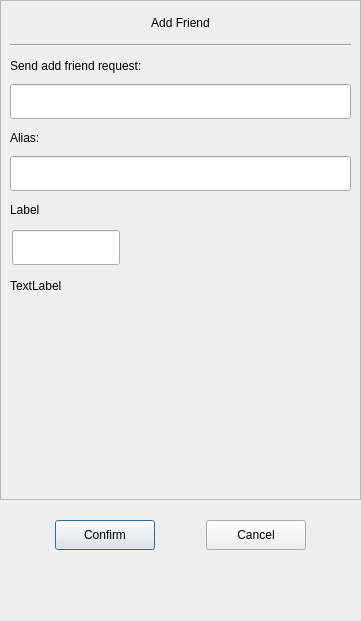
<?xml version="1.0" encoding="UTF-8"?>
<ui version="4.0">
 <class>ApplyFriend</class>
 <widget class="QDialog" name="ApplyFriend">
  <property name="geometry">
   <rect>
    <x>0</x>
    <y>0</y>
    <width>361</width>
    <height>621</height>
   </rect>
  </property>
  <property name="minimumSize">
   <size>
    <width>361</width>
    <height>621</height>
   </size>
  </property>
  <property name="maximumSize">
   <size>
    <width>361</width>
    <height>621</height>
   </size>
  </property>
  <property name="windowTitle">
   <string>Dialog</string>
  </property>
  <layout class="QVBoxLayout" name="verticalLayout">
   <property name="spacing">
    <number>0</number>
   </property>
   <property name="leftMargin">
    <number>0</number>
   </property>
   <property name="topMargin">
    <number>0</number>
   </property>
   <property name="rightMargin">
    <number>0</number>
   </property>
   <property name="bottomMargin">
    <number>0</number>
   </property>
   <item>
    <widget class="QScrollArea" name="scrollArea">
     <property name="minimumSize">
      <size>
       <width>0</width>
       <height>500</height>
      </size>
     </property>
     <property name="widgetResizable">
      <bool>true</bool>
     </property>
     <widget class="QWidget" name="scrollcontent">
      <property name="geometry">
       <rect>
        <x>0</x>
        <y>0</y>
        <width>359</width>
        <height>498</height>
       </rect>
      </property>
      <layout class="QVBoxLayout" name="verticalLayout_6">
       <property name="spacing">
        <number>0</number>
       </property>
       <property name="leftMargin">
        <number>0</number>
       </property>
       <property name="rightMargin">
        <number>0</number>
       </property>
       <item>
        <widget class="QLabel" name="apply_lb">
         <property name="minimumSize">
          <size>
           <width>0</width>
           <height>25</height>
          </size>
         </property>
         <property name="maximumSize">
          <size>
           <width>16777215</width>
           <height>25</height>
          </size>
         </property>
         <property name="text">
          <string>Add Friend</string>
         </property>
         <property name="alignment">
          <set>Qt::AlignmentFlag::AlignCenter</set>
         </property>
        </widget>
       </item>
       <item>
        <widget class="QWidget" name="apply_wid" native="true">
         <layout class="QVBoxLayout" name="verticalLayout_2">
          <item>
           <widget class="Line" name="h_line">
            <property name="orientation">
             <enum>Qt::Orientation::Horizontal</enum>
            </property>
           </widget>
          </item>
          <item>
           <widget class="QLabel" name="label">
            <property name="minimumSize">
             <size>
              <width>0</width>
              <height>25</height>
             </size>
            </property>
            <property name="maximumSize">
             <size>
              <width>16777215</width>
              <height>25</height>
             </size>
            </property>
            <property name="text">
             <string>Send add friend request:</string>
            </property>
           </widget>
          </item>
          <item>
           <widget class="CustomizedEdit" name="name_ed">
            <property name="minimumSize">
             <size>
              <width>0</width>
              <height>35</height>
             </size>
            </property>
            <property name="maximumSize">
             <size>
              <width>16777215</width>
              <height>35</height>
             </size>
            </property>
           </widget>
          </item>
          <item>
           <widget class="QLabel" name="label_2">
            <property name="minimumSize">
             <size>
              <width>0</width>
              <height>25</height>
             </size>
            </property>
            <property name="maximumSize">
             <size>
              <width>16777215</width>
              <height>25</height>
             </size>
            </property>
            <property name="text">
             <string>Alias:</string>
            </property>
           </widget>
          </item>
          <item>
           <widget class="CustomizedEdit" name="back_ed">
            <property name="minimumSize">
             <size>
              <width>0</width>
              <height>35</height>
             </size>
            </property>
            <property name="maximumSize">
             <size>
              <width>16777215</width>
              <height>35</height>
             </size>
            </property>
           </widget>
          </item>
          <item>
           <widget class="QLabel" name="label_3">
            <property name="minimumSize">
             <size>
              <width>0</width>
              <height>25</height>
             </size>
            </property>
            <property name="maximumSize">
             <size>
              <width>16777215</width>
              <height>25</height>
             </size>
            </property>
            <property name="text">
             <string>Label</string>
            </property>
           </widget>
          </item>
          <item>
           <widget class="QWidget" name="lb_group_wid" native="true">
            <property name="minimumSize">
             <size>
              <width>0</width>
              <height>50</height>
             </size>
            </property>
            <layout class="QVBoxLayout" name="verticalLayout_4">
             <property name="spacing">
              <number>0</number>
             </property>
             <property name="leftMargin">
              <number>0</number>
             </property>
             <property name="topMargin">
              <number>0</number>
             </property>
             <property name="rightMargin">
              <number>0</number>
             </property>
             <property name="bottomMargin">
              <number>0</number>
             </property>
             <item>
              <widget class="QWidget" name="gridWidget" native="true">
               <property name="minimumSize">
                <size>
                 <width>0</width>
                 <height>40</height>
                </size>
               </property>
               <property name="maximumSize">
                <size>
                 <width>16777215</width>
                 <height>40</height>
                </size>
               </property>
               <widget class="CustomizedEdit" name="lb_ed">
                <property name="geometry">
                 <rect>
                  <x>2</x>
                  <y>2</y>
                  <width>108</width>
                  <height>35</height>
                 </rect>
                </property>
                <property name="minimumSize">
                 <size>
                  <width>0</width>
                  <height>0</height>
                 </size>
                </property>
                <property name="maximumSize">
                 <size>
                  <width>16777215</width>
                  <height>35</height>
                 </size>
                </property>
               </widget>
              </widget>
             </item>
             <item>
              <widget class="QWidget" name="input_tip_wid" native="true">
               <property name="minimumSize">
                <size>
                 <width>0</width>
                 <height>35</height>
                </size>
               </property>
               <layout class="QVBoxLayout" name="verticalLayout_5">
                <property name="spacing">
                 <number>0</number>
                </property>
                <property name="leftMargin">
                 <number>0</number>
                </property>
                <property name="topMargin">
                 <number>0</number>
                </property>
                <property name="rightMargin">
                 <number>0</number>
                </property>
                <property name="bottomMargin">
                 <number>0</number>
                </property>
                <item>
                 <widget class="ClickedOnceLabel" name="tip_lb">
                  <property name="text">
                   <string>TextLabel</string>
                  </property>
                  <property name="alignment">
                   <set>Qt::AlignmentFlag::AlignLeading|Qt::AlignmentFlag::AlignLeft|Qt::AlignmentFlag::AlignVCenter</set>
                  </property>
                 </widget>
                </item>
               </layout>
              </widget>
             </item>
            </layout>
           </widget>
          </item>
          <item>
           <widget class="QWidget" name="widget" native="true">
            <property name="minimumSize">
             <size>
              <width>0</width>
              <height>60</height>
             </size>
            </property>
            <property name="maximumSize">
             <size>
              <width>16777215</width>
              <height>16777215</height>
             </size>
            </property>
            <layout class="QHBoxLayout" name="horizontalLayout">
             <property name="leftMargin">
              <number>0</number>
             </property>
             <property name="topMargin">
              <number>0</number>
             </property>
             <property name="rightMargin">
              <number>0</number>
             </property>
             <property name="bottomMargin">
              <number>0</number>
             </property>
             <item>
              <widget class="QWidget" name="lb_list" native="true">
               <property name="minimumSize">
                <size>
                 <width>287</width>
                 <height>50</height>
                </size>
               </property>
               <property name="maximumSize">
                <size>
                 <width>287</width>
                 <height>16777215</height>
                </size>
               </property>
              </widget>
             </item>
             <item>
              <widget class="QWidget" name="more_lb_wid" native="true">
               <property name="minimumSize">
                <size>
                 <width>30</width>
                 <height>0</height>
                </size>
               </property>
               <property name="maximumSize">
                <size>
                 <width>30</width>
                 <height>16777215</height>
                </size>
               </property>
               <layout class="QVBoxLayout" name="verticalLayout_3">
                <property name="leftMargin">
                 <number>2</number>
                </property>
                <property name="topMargin">
                 <number>2</number>
                </property>
                <property name="rightMargin">
                 <number>2</number>
                </property>
                <property name="bottomMargin">
                 <number>2</number>
                </property>
                <item>
                 <spacer name="verticalSpacer_2">
                  <property name="orientation">
                   <enum>Qt::Orientation::Vertical</enum>
                  </property>
                  <property name="sizeHint" stdset="0">
                   <size>
                    <width>20</width>
                    <height>40</height>
                   </size>
                  </property>
                 </spacer>
                </item>
                <item>
                 <widget class="ClickedOnceLabel" name="more_lb">
                  <property name="minimumSize">
                   <size>
                    <width>25</width>
                    <height>25</height>
                   </size>
                  </property>
                  <property name="maximumSize">
                   <size>
                    <width>25</width>
                    <height>25</height>
                   </size>
                  </property>
                  <property name="text">
                   <string/>
                  </property>
                 </widget>
                </item>
                <item>
                 <spacer name="verticalSpacer_4">
                  <property name="orientation">
                   <enum>Qt::Orientation::Vertical</enum>
                  </property>
                  <property name="sizeType">
                   <enum>QSizePolicy::Policy::Fixed</enum>
                  </property>
                  <property name="sizeHint" stdset="0">
                   <size>
                    <width>20</width>
                    <height>60</height>
                   </size>
                  </property>
                 </spacer>
                </item>
               </layout>
              </widget>
             </item>
            </layout>
           </widget>
          </item>
         </layout>
        </widget>
       </item>
      </layout>
     </widget>
    </widget>
   </item>
   <item>
    <spacer name="verticalSpacer_3">
     <property name="orientation">
      <enum>Qt::Orientation::Vertical</enum>
     </property>
     <property name="sizeType">
      <enum>QSizePolicy::Policy::Fixed</enum>
     </property>
     <property name="sizeHint" stdset="0">
      <size>
       <width>20</width>
       <height>10</height>
      </size>
     </property>
    </spacer>
   </item>
   <item>
    <widget class="QWidget" name="apply_sure_wid" native="true">
     <property name="minimumSize">
      <size>
       <width>0</width>
       <height>50</height>
      </size>
     </property>
     <layout class="QHBoxLayout" name="horizontalLayout_2">
      <item>
       <spacer name="horizontalSpacer">
        <property name="orientation">
         <enum>Qt::Orientation::Horizontal</enum>
        </property>
        <property name="sizeHint" stdset="0">
         <size>
          <width>39</width>
          <height>20</height>
         </size>
        </property>
       </spacer>
      </item>
      <item>
       <widget class="ClickedBtn" name="sure_btn">
        <property name="minimumSize">
         <size>
          <width>100</width>
          <height>30</height>
         </size>
        </property>
        <property name="maximumSize">
         <size>
          <width>100</width>
          <height>30</height>
         </size>
        </property>
        <property name="text">
         <string>Confirm</string>
        </property>
       </widget>
      </item>
      <item>
       <spacer name="horizontalSpacer_3">
        <property name="orientation">
         <enum>Qt::Orientation::Horizontal</enum>
        </property>
        <property name="sizeHint" stdset="0">
         <size>
          <width>40</width>
          <height>20</height>
         </size>
        </property>
       </spacer>
      </item>
      <item>
       <widget class="ClickedBtn" name="cancel_btn">
        <property name="minimumSize">
         <size>
          <width>100</width>
          <height>30</height>
         </size>
        </property>
        <property name="text">
         <string>Cancel</string>
        </property>
       </widget>
      </item>
      <item>
       <spacer name="horizontalSpacer_2">
        <property name="orientation">
         <enum>Qt::Orientation::Horizontal</enum>
        </property>
        <property name="sizeHint" stdset="0">
         <size>
          <width>40</width>
          <height>20</height>
         </size>
        </property>
       </spacer>
      </item>
     </layout>
    </widget>
   </item>
   <item>
    <spacer name="verticalSpacer">
     <property name="orientation">
      <enum>Qt::Orientation::Vertical</enum>
     </property>
     <property name="sizeHint" stdset="0">
      <size>
       <width>20</width>
       <height>40</height>
      </size>
     </property>
    </spacer>
   </item>
  </layout>
 </widget>
 <customwidgets>
  <customwidget>
   <class>ClickedBtn</class>
   <extends>QPushButton</extends>
   <header location="global">clickedbtn.h</header>
  </customwidget>
  <customwidget>
   <class>CustomizedEdit</class>
   <extends>QLineEdit</extends>
   <header location="global">customizededit.h</header>
  </customwidget>
  <customwidget>
   <class>ClickedOnceLabel</class>
   <extends>QLabel</extends>
   <header>clickedoncelabel.h</header>
  </customwidget>
 </customwidgets>
 <resources/>
 <connections/>
</ui>
